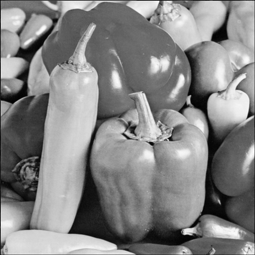
#> input picture yan_shi_ps2/images/peppers.png, 255 x 255 px
$ python yan_shi_ps2.py   (older library calls are emulated)
#> lines starting #> are read from the running program, lines starting #| are printed output that depends on the picture
'''
Programmer: Yan Shi
Last Updated: 9/29/2017
Problem Set 2 | Prof Bei Xiao
'''
import cv2
import matplotlib.pyplot as plt
import numpy as np
import scipy
from scipy import misc
from scipy import ndimage
from fractions import Fraction
import math

# ===  Problem 1: Warm Up ===
# loading the images
image1 = np.float64(misc.imread('images/peppers.png', flatten=1, mode='F'))
#> image1: shape (255, 255) float64; min 0, max 255, mean 132.5
image2 = np.float64(misc.imread('images/cheetah.png', flatten=1, mode='F'))
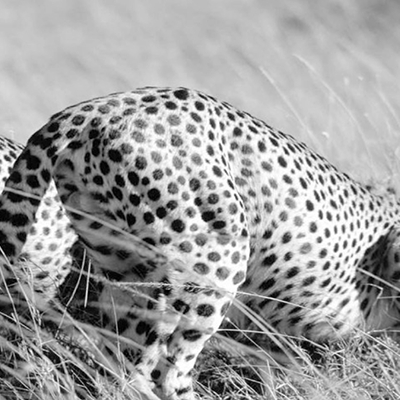
#> input picture yan_shi_ps2/images/cheetah.png, 400 x 400 px
#> image2: shape (400, 400) float64; min 0, max 255, mean 159.1

# blur the images
gau_image1 = ndimage.gaussian_filter(image1, 7)
gau_image2 = ndimage.gaussian_filter(image2, 7)

# computing dft of the image
dft_image1 = np.fft.fft2(image1)
dft_image2 = np.fft.fft2(image2)

# computing dft of the blurred image
dft_image1_blur = np.fft.fft2(gau_image1)
dft_image2_blur = np.fft.fft2(gau_image2)

# magnitudes
# need to shift the images first
# shifts of originals
dft_image1_shift = np.fft.fftshift(dft_image1)
dft_image2_shift = np.fft.fftshift(dft_image2)

# shifts of blurred images
dft_image1_blur_shift = np.fft.fftshift(dft_image1_blur)
dft_image2_blur_shift = np.fft.fftshift(dft_image2_blur)

# original images magnitudes
magnitude_spectrum_image1 = np.log(np.abs(dft_image1_shift))
magnitude_spectrum_image2 = np.log(np.abs(dft_image2_shift))

# blur image magnitudes
magnitude_spectrum_image1_blur = np.log(np.abs(dft_image1_blur_shift))
magnitude_spectrum_image2_blur = np.log(np.abs(dft_image2_blur_shift))
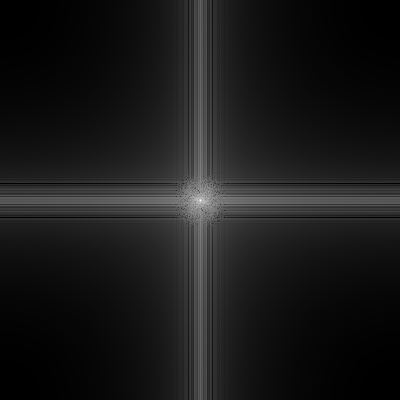
#> magnitude_spectrum_image2_blur: shape (400, 400) float64; min 3.41, max 17.05, mean 4.81; drawn with min black and max white

plt.figure(1, figsize=(15, 5))
plt.suptitle('problem 1: warm up', fontsize=20, fontweight='bold')

# for image1
plt.subplot(2, 4, 1)
plt.title('original', fontsize=10)
plt.imshow(image1, cmap=plt.cm.gray)
plt.axis('off')
plt.subplot(2, 4, 2)
plt.title('original magnitude spectrum', fontsize=10)
plt.imshow(magnitude_spectrum_image1, cmap=plt.cm.gray)
plt.axis('off')
plt.subplot(2, 4, 3)
plt.title('blurred', fontsize=10)
plt.imshow(gau_image1, cmap=plt.cm.gray)
plt.axis('off')
plt.subplot(2, 4, 4)
plt.title('blurred magnitude spectrum', fontsize=10)
plt.imshow(magnitude_spectrum_image1_blur, cmap=plt.cm.gray)
plt.axis('off')

# for image2
plt.subplot(2, 4, 5)
plt.title('original2', fontsize=10)
plt.imshow(image2, cmap=plt.cm.gray)
plt.axis('off')
plt.subplot(2, 4, 6)
plt.title('original2 magnitude spectrum', fontsize=10)
plt.imshow(magnitude_spectrum_image2, cmap=plt.cm.gray)
plt.axis('off')
plt.subplot(2, 4, 7)
plt.title('blurred', fontsize=10)
plt.imshow(gau_image2, cmap=plt.cm.gray)
plt.axis('off')
plt.subplot(2, 4, 8)
plt.title('blurred2 magnitude spectrum', fontsize=10)
plt.imshow(magnitude_spectrum_image2_blur, cmap=plt.cm.gray)
plt.axis('off')


# show all
plt.subplots_adjust(wspace=-.5, hspace=.5)
plt.show()

# ===Problem 2: Histogram equilization ===
low_contrast_image = np.float64(misc.imread('images/lowcontrast.jpg', flatten=1))
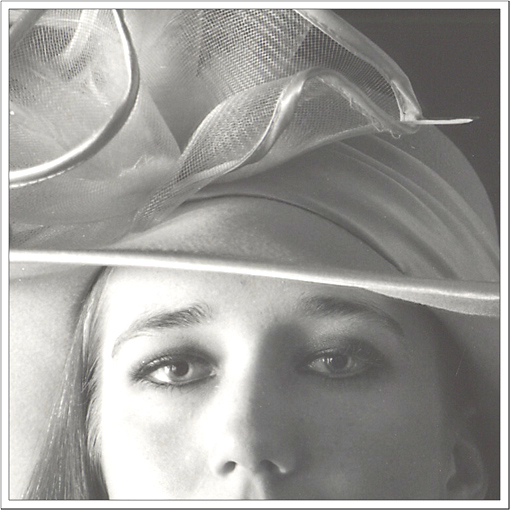
#> input picture yan_shi_ps2/images/lowcontrast.jpg, 511 x 511 px
#> low_contrast_image: shape (511, 511) float64; min 38.07, max 255, mean 157.1
image_hist, bins = np.histogram(low_contrast_image.flatten(), 256, [0,256], density=True)
#> image_hist = 256 values, max 0.0861 at index 255, min 0 at index 0, mean 0.00391; bins = 257 values from 0 to 256
cdf = image_hist.cumsum()
#> cdf = 256 values from 0 to 1
cdf_normalized = 255 * cdf / cdf[-1]
#> cdf_normalized = 256 values from 0 to 255
new_image = np.interp(low_contrast_image.flatten(), bins[:-1], cdf_normalized)
new_image = new_image.reshape(low_contrast_image.shape)

plt.figure(figsize=(10, 5))
plt.suptitle('problem 2: histogram', fontsize=20, fontweight='bold')

# original
plt.subplot(2, 2, 1)
plt.hist(low_contrast_image.flatten(), 256, [0, 256])
plt.xlim([0, 256])
plt.title('original histogram')
plt.subplots_adjust(hspace=.5)
plt.subplot(2, 2, 2)
plt.imshow(low_contrast_image, cmap=plt.cm.gray)
plt.axis('off')
plt.title('original')

# equalized
plt.subplot(2, 2, 3)
plt.title('equalized image histogram')
plt.hist(new_image.flatten(), 256, [0, 256])
plt.xlim([0, 256])
plt.subplot(2, 2, 4)
plt.imshow(new_image, cmap=plt.cm.gray)
plt.title('equalized')
plt.axis('off')
plt.show()
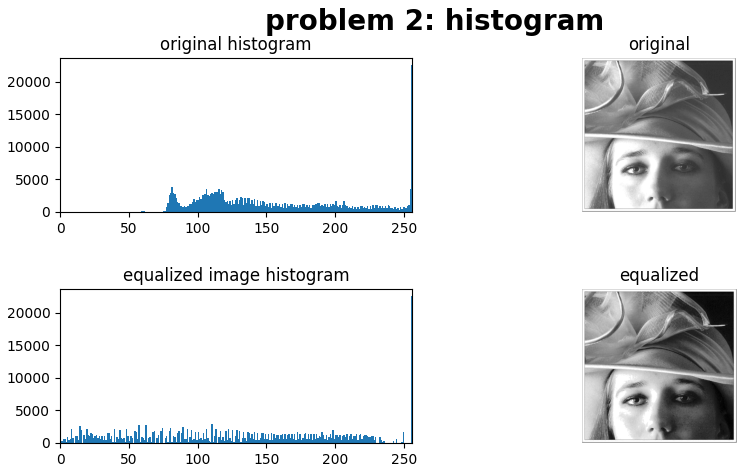
#> figure drawn by matplotlib, 4 panels; panel 1: tallest bar 22488 high, from x = 255 to 256; panel 3: tallest bar 22488 high, from x = 255 to 256

# === Problem 3:  Separable filters ===
einstein_image = np.float64(misc.imread('images/einstein.png', flatten=1))
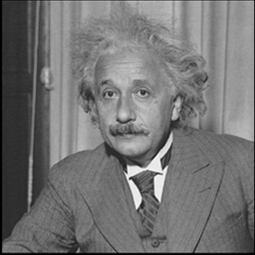
#> input picture yan_shi_ps2/images/einstein.png, 255 x 255 px
#> einstein_image: shape (255, 255) float64; min 0, max 255, mean 115.4

# === Gaussian filters ===
# kernels
horizontal_gaussian_kernel = np.float64((1/math.sqrt(273)) * np.array([1, 4, 6, 4, 1]))
vertical_gaussian_kernel =  np.float64((1/math.sqrt(273)) * np.array([1, 4, 6, 4, 1]))

# for the x-direction
new_einstein_gau_x = ndimage.convolve1d(einstein_image, horizontal_gaussian_kernel, mode='wrap', axis=0)

# for the y-direction
new_einstein_gau_y = ndimage.convolve1d(einstein_image, vertical_gaussian_kernel, mode='mirror', axis=1)

plt.figure(figsize=(10, 5))
plt.suptitle('problem 3: gaussian filter', fontsize=20, fontweight='bold')
plt.subplot(1, 3, 1)
plt.title('original')
plt.imshow(einstein_image, cmap=plt.cm.gray)
plt.axis('off')
plt.subplot(1, 3, 2)
plt.title('x-direction')
plt.imshow(new_einstein_gau_x, cmap=plt.cm.gray)
plt.axis('off')
plt.subplot(1, 3, 3)
plt.title('y-direction')
plt.imshow(new_einstein_gau_y, cmap=plt.cm.gray)
plt.axis('off')
plt.show()

# === Box filters ===
# kernels
horizontal_box_kernel = np.float64(Fraction(1, 4) * np.array([1, 1, 1, 1]))
vertical_box_kernel = np.float64(Fraction(1, 4) * np.array([1, 1, 1, 1]))

# x-direction
new_einstein_box_x = ndimage.convolve1d(einstein_image, horizontal_box_kernel, mode='nearest', axis=0)

# y-direction
new_einstein_box_y = ndimage.convolve1d(einstein_image, vertical_box_kernel, mode='constant', cval=4, axis=1)

plt.figure(2, figsize=(10, 5))
plt.suptitle('problem 3: box filter', fontsize=20, fontweight='bold')
plt.subplot(1, 3, 1)
plt.title('original')
plt.imshow(einstein_image, cmap=plt.cm.gray)
plt.axis('off')
plt.subplot(1, 3, 2)
plt.title('x-direction')
plt.imshow(new_einstein_box_x, cmap=plt.cm.gray)
plt.axis('off')
plt.subplot(1, 3, 3)
plt.title('y-direction')
plt.imshow(new_einstein_box_y, cmap=plt.cm.gray)
plt.axis('off')
plt.show()

# === Sobel filters ===
horizontal_sobel_kernel = np.float64(Fraction(1, 2) * np.array([-1, 0, 1]))
vertical_sobel_kernel = np.float64(Fraction(1, 2) * np.array([-1, 0, 1]))

# for the x direction
new_einstein_sobel_x = ndimage.convolve1d(einstein_image, horizontal_sobel_kernel, mode='wrap', axis=0)

# for the y-direection
new_einstein_sobel_y = ndimage.convolve1d(einstein_image, vertical_sobel_kernel, mode='wrap', axis=1)

plt.figure(3, figsize=(10, 5))
plt.suptitle('problem 3: sobel filter', fontsize=20, fontweight='bold')
plt.subplot(1, 3, 1)
plt.imshow(einstein_image, cmap=plt.cm.gray)
plt.title('original')
plt.axis('off')
plt.subplot(1, 3, 2)
plt.imshow(new_einstein_sobel_x, cmap=plt.cm.gray)
plt.title('x-direction')
plt.axis('off')
plt.subplot(1, 3, 3)
plt.title('y-direction')
plt.imshow(new_einstein_sobel_y, cmap=plt.cm.gray)
plt.axis('off')
plt.show()

# === Problem 4 ===
zebra_image = np.float64(misc.imread('images/zebra.png', flatten=1, mode='F'))
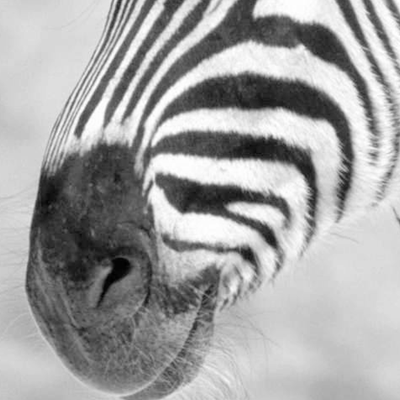
#> input picture yan_shi_ps2/images/zebra.png, 400 x 400 px
#> zebra_image: shape (400, 400) float64; min 0, max 255, mean 163

def find_edges(img):
    '''find_edges(img) is a function that finds the total edges of an image.
    Returns the x-direction of the sobel filter, the y-direction of the sobel filter,
    and the total edges added together based on the x and y direction sobel filter.'''

    image_x = np.zeros(img.shape)
    image_x = ndimage.sobel(img, axis=0, mode='constant')

    image_y = np.zeros(img.shape)
    image_y = ndimage.sobel(img, axis=1, mode='constant')

    total_edges = image_x + image_y
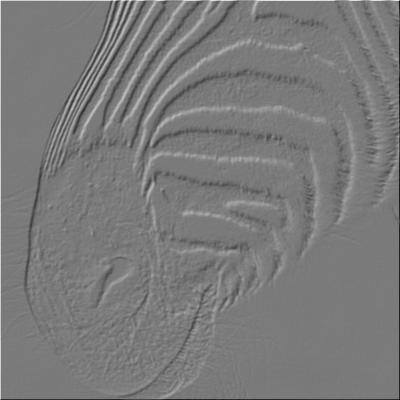
#> total_edges: shape (400, 400) float64; min -1184, max 1276, mean 0; drawn with min black and max white

    return image_x, image_y, total_edges

image_x, image_y, edges = find_edges(zebra_image)

plt.figure(figsize=(10, 5))
plt.suptitle('problem 4: edge detection', fontsize=20, fontweight='bold')
plt.subplot(1, 4, 1)
plt.imshow(zebra_image, cmap=plt.cm.gray)
plt.axis('off')
plt.title('original')
plt.subplot(1, 4, 2)
plt.imshow(image_x, cmap=plt.cm.gray)
plt.title('x-axis edges')
plt.axis('off')
plt.subplot(1, 4, 3)
plt.imshow(image_y, cmap=plt.cm.gray)
plt.title('y-axis edges')
plt.axis('off')
plt.subplot(1, 4, 4)
plt.imshow(edges, cmap=plt.cm.gray)
plt.title('all edges')
plt.axis('off')
plt.show()
